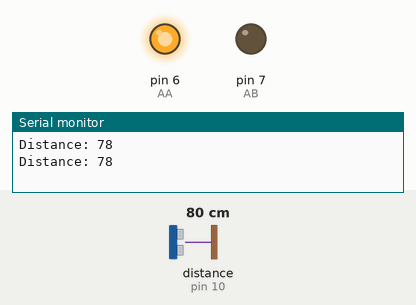
Recording of a sketch running on a simulated Arduino Uno, built with avr-gcc and run on an emulated ATmega328P. Parts: output pins drawn as LEDs (lit = HIGH), the last lines printed to the serial monitor. Wiring (inferred from the names in the program): ultrasonic range finder: trigger pin 9; echo pin 10. The inputs (shaded band) are chosen by the test bench; at power-on: distance to the obstacle (sensor on pin 10) 80 cm. The echo pulse lasts 58.3 µs per cm; pins used as bus, display or sensor lines are not drawn.

Above: at 1.8 s.
1.9 s: distance to the obstacle (sensor on pin 10) set to 18 cm
3.4 s: distance to the obstacle (sensor on pin 10) set to 15 cm
At 4.9 s:
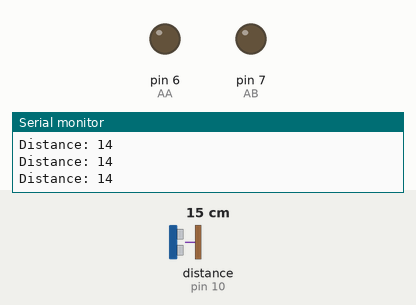
5.5 s: distance to the obstacle (sensor on pin 10) set to 35 cm
At 6.2 s:
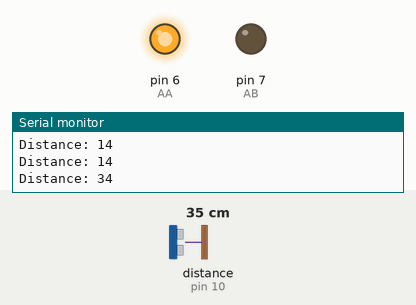
Timing chart, 0 to 8.5 s (numbered marks = the images above; inputs shaded):
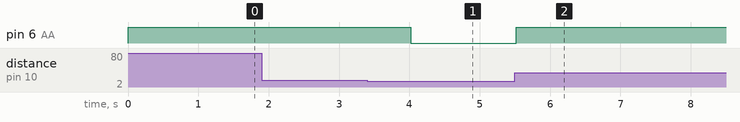

Measured:
- the behaviour switches between 17 and 16 cm on distance to the obstacle (sensor on pin 10) (found by bisection; images 0 and 1)
- after the input at 3.4 s, pin 6 (AA): HIGH → LOW after 0.62 s
- after the input at 5.5 s, pin 6 (AA): LOW → HIGH at once

The sketch:

sensormotor.ino
```cpp
const int trigPin = 9;
const int echoPin = 10;

long duration;
int distance;
int AA = 6;
int AB = 7;

void setup() {
  pinMode(trigPin, OUTPUT);
  pinMode(echoPin, INPUT);
  Serial.begin(9600);
  pinMode(AA, OUTPUT);
  pinMode(AB, OUTPUT);
}
void loop() {

  digitalWrite(trigPin, LOW);
  delayMicroseconds(2);
  digitalWrite(trigPin, HIGH);
  delayMicroseconds(10);
  digitalWrite(trigPin, LOW);

  duration = pulseIn(echoPin, HIGH);

  distance = duration * 0.034 / 2;

  Serial.print("Distance: ");
  Serial.println(distance);
  if(distance>15)
  {
    digitalWrite(AA, HIGH);
    digitalWrite(AB, LOW);
    delay(1000);
  }
  else
  {
    digitalWrite(AA, LOW);
    digitalWrite(AB, LOW);
  }
}
```
